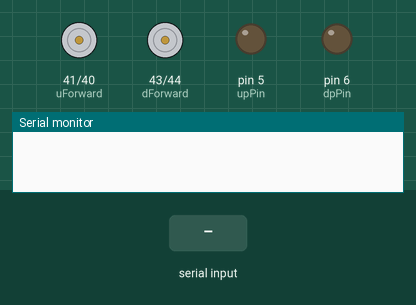
Recording of a sketch running on a simulated Arduino Mega 2560, built with avr-gcc and run on an emulated ATmega2560. On the bench: motor-driver pin pairs drawn as motors (green arrow = first pin HIGH = forward, orange = second pin HIGH = backward, longer = more drive), output pins drawn as LEDs (lit = HIGH), the last lines printed to the serial monitor. The inputs (shaded band) are chosen by the test bench.

Above: at 1.2 s.
1.3 s: "1" received over Serial
At 2.1 s:
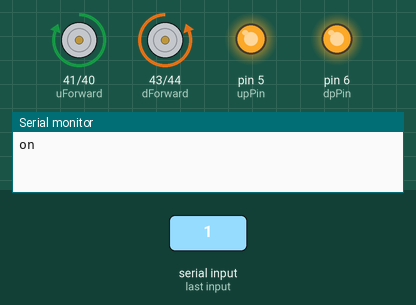
2.8 s: "0" received over Serial
At 3.3 s:
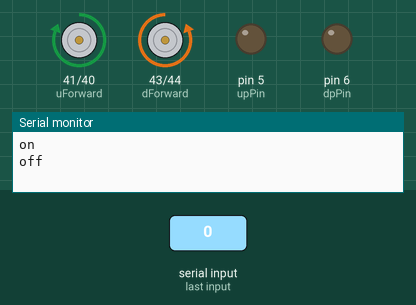
Timing chart, 0 to 5.8 s (numbered marks = the images above; inputs shaded):
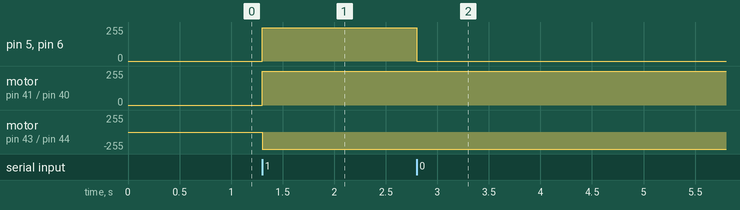

The sketch:

R1_ball_throw.ino
```cpp
  // pwm 5 40,41
  // pwm 6 43,44

  int upPin = 5;
  int dpPin = 6;
  int dForward = 43;
  int dBackward = 44;
  int uForward = 41;
  int uBackward = 40;

  void setup()
  {
    pinMode(upPin,OUTPUT);
    pinMode(dpPin,OUTPUT);
    pinMode(dForward,OUTPUT);
    pinMode(dBackward,OUTPUT);
    pinMode(uForward,OUTPUT);
    pinMode(uBackward,OUTPUT);
    Serial.begin(9600);
  }

  void loop()
  {
    while(Serial.available() == 0);

    char mode = Serial.read();
    int i;
    if(mode =='1')
    {
      Serial.println("on");
     digitalWrite(uForward,HIGH);
     digitalWrite(uBackward,LOW);
     i = 0;
     while( i<255)
     {
      analogWrite(upPin ,i);
      i = i+ 10;
     }


     digitalWrite(dForward,LOW);
     digitalWrite(dBackward,HIGH);
     i = 0;
     while( i<255)
     {
      analogWrite(dpPin ,i);
      i = i+ 10;
     }
    }


    else if(mode =='0')
    {
     Serial.println("off");
     digitalWrite(uForward,HIGH);
     digitalWrite(uBackward,LOW);
     i = 255;
     while( i>0 )
     {
      analogWrite(upPin ,i);
      i = i- 10;
     }
     digitalWrite(upPin, LOW);


     digitalWrite(dForward,LOW);
     digitalWrite(dBackward,HIGH);
     i = 255;
     while( i>0 )
     {
      analogWrite(dpPin ,i);
      i = i- 10;
     }
     digitalWrite(dpPin,LOW);
    }

    else
    {
      Serial.println("invalid");
    }


  }
```

Measured:
- after the input at 1.3 s, pin 5 (upPin), pin 6 (dpPin): 0/255 → 250/255 at once; motor on pin 41 (uForward) / pin 40 (uBackward): stopped → forward 255/255 at once; motor on pin 43 (dForward) / pin 44 (dBackward): stopped → backward 255/255 at once
- after the input at 2.8 s, pin 5 (upPin), pin 6 (dpPin): 250/255 → 0/255 at once
